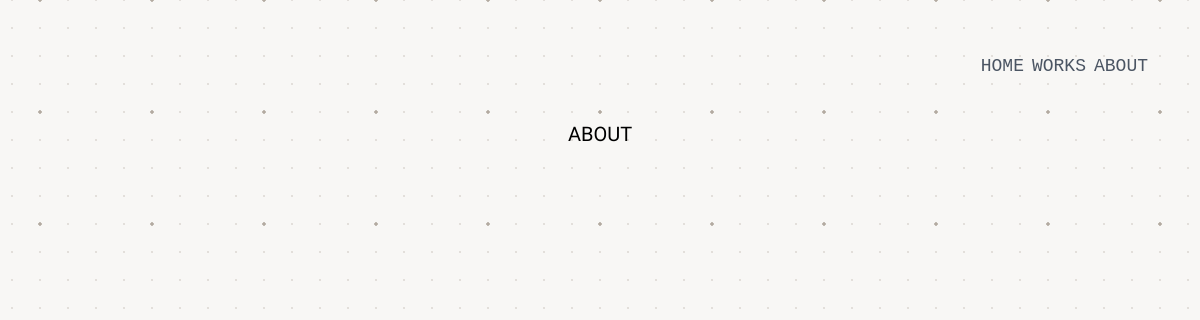
Before: /about with the older database file.
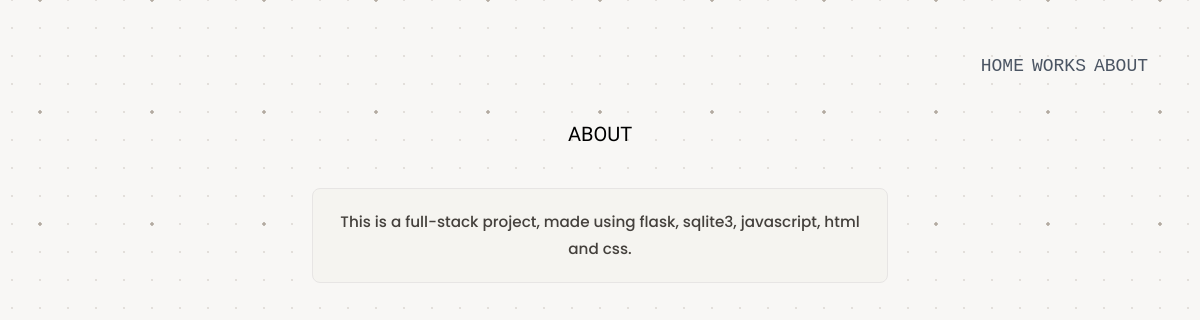
After: the same page with the newer database file.
### tables this page shows
CREATE TABLE project_contents
    (id INTEGER PRIMARY KEY AUTOINCREMENT UNIQUE NOT NULL,
    type TEXT NOT NULL,
    content TEXT NOT NULL,
    sort_order INTEGER,
    project_id INTEGER, alt TEXT,
    FOREIGN KEY(project_id) REFERENCES projects(id));

### blueprints/public.py (the view)
@public.route("/about")
def about():
    id = db.execute("SELECT id FROM projects WHERE title='About'")
    content = db.execute("SELECT * FROM project_contents WHERE project_id=?", id[0]["id"])
    content.sort(key=lambda x:x["sort_order"])
    return render_template("about.html", content=content)

### database.py (called while the page is built)
    def execute(self, query, *args):
        with self.engine.begin() as connection:
            params = {str(i): arg for i, arg in enumerate(args)}
            prepared = query
            for i in range(len(args)):
                prepared = prepared.replace("?", f":{i}", 1)
            result = connection.execute(text(prepared), params)
            if result.returns_rows:
                return [dict(row._mapping) for row in result.all()]
            query_upper = query.strip().upper()
            if query_upper.startswith("INSERT"):
                res = connection.execute(text("SELECT last_insert_rowid()"))
                return res.scalar()
            return result.rowcount

### templates/about.html (shortened to what this page needs)
{% extends "layout.html" %}
{% block main %}
{% if session["user_id"] %}
        <script>
        document.addEventListener("DOMContentLoaded", function(){
             let text = document.getElementById("textInput")
            let image = document.getElementById("imageInput")
            text.style.display = "none"
            image.style.display = "none"
            const radios = document.querySelectorAll('[name="type"]')
            radios.forEach(button    => {
                button.addEventListener("change", function() {
                    if (this.value === "image")
                        {
                            text.style.display ="none"
                            image.style.display ="block"
                        }
                    else{
                        image.style.display ="none"
                        text.style.display="block"
                    }
                })
            }); });
    </script>
    <h1 class="text-xl font-medium text-center mb-10">ABOUT</h1>
    <form action="/admin/about" method="post" enctype="multipart/form-data">
            <div id="radio-inputs">
            <input type="radio" name="type" value="image"> Image
            <input type="radio" name="type" value="text"> Text
            </div>
            <div id="inputs">
            <input type="file" name="imageInput" id="imageInput">
            <input type="text" name="text" placeholder="Text" id="textInput" autocomplete="off">
            <input type="number" name="order" placeholder="order">
            </div>
            <button type="submit"> Add</button>
        </form>
           {% for row in content %}
   <div class="text-center">
    <form action="/admin/about/delete" method="post">
        <input type="hidden" name="content" value="{{row['content']}}">
        {% if row["type"] == "image" %}
            <img src="/{{row['content']}}">
        {% else%}
            <div class="text-card">
                <p>{{row['content'] }}</p>
            </div>
            >
        {% endif %}
        <button type="submit">Delete</button
    </form>
    </div>
    {% endfor %}
{% else %}
        <div class="text-center">
    <h1 class="text-xl font-medium text-center mb-10">ABOUT</h1>
    {% for row in content %}
    {% if row["type"] == "image" %}
        <img src="/{{row['content']}}">
    {% else%}
        <div class="text-card">
        <p>{{row['content'] }}</p>
        </div>
    {% endif %}
    {% endfor %}
{% endif %}
</div>
{% endblock %}

### templates/layout.html (shortened to what this page needs)
<!DOCTYPE html>
<html lang="en">
   <head>
      <link href="/static/styles.css" rel="stylesheet">
      <link href="/static/admin.css" rel="stylesheet">
      <link href="/static/projects.css" rel="stylesheet">
      <script src="https://cdn.tailwindcss.com"></script>
   </head>
   <body class="m-4 md:m-8 lg:m-12">
      <nav class="sticky top-0 z-[999] ">
         {% if session["user_id"] %}
         <div class="flex flex-row items-end space-x-0 md:space-x-0 space-y-0 font-mono text-xs lg:text-lg font-medium mb-20">
            <a class="inline-flex px-1 pt-1 transition-colors duration-200 relative z-[100] text-gray-600 hover:text-blue-400" href="/">HOME</a>
            <a class="inline-flex px-1 pt-1 transition-colors duration-200 relative z-[100] text-gray-600 hover:text-blue-400" href="/works">WORKS</a>
            <a class="inline-flex px-1 pt-1 transition-colors duration-200 relative z-[100] text-gray-600 hover:text-blue-800" href="/about">ABOUT</a>
            <a class="nav-link" href="/logout">Log Out</a>
         </div>
         {% else %}
         <div class="flex flex-row justify-end space-x-0 md:space-x-0 space-y-0 font-mono text-xs lg:text-lg font-medium mb-10 z-[999]">
            <a class="inline-flex px-1 pt-1 transition-colors duration-200 relative z-[100] text-gray-600 hover:text-blue-600" href="/">HOME</a>
            <a class="inline-flex px-1 pt-1 transition-colors duration-200 relative z-[100] text-gray-600 hover:text-blue-600" href="/works">WORKS</a>
            <a class="inline-flex px-1 pt-1 transition-colors duration-200 relative z-[100] text-gray-600 hover:text-blue-600" href="/about">ABOUT</a>
         </div>
         {% endif %}
      </nav>
      {%block main%} {% endblock %}
   </body>
</html>

### static/styles.css (style rules this page uses)
h1,h2,h3,h4,h5 { font-family: "MuseoModerno", sans-serif; font-optical-sizing: auto; font-weight: 400; font-style: normal; }
p { font-family: "Poppins", sans-serif; font-weight: 500; font-style: normal; }
body { margin: 0; height: 100vh; background-color: #f8f7f5; background-image: radial-gradient(circle, rgba(80,60,40,.32) 1.6px, transparent 1.6px), radial-gradient(circle, rgba(80,60,40,.13) 1.2px, transparent 1.2px); background-size: 112px 112px, 28px 28px; background-position: center center, center center; }
.relative { break-inside: avoid; }

### static/projects.css (style rules this page uses)
.text-card { background: #f5f4f0; border: 1px solid #e7e5e4; border-radius: 0.5rem; padding: 1.25rem 1.5rem; font-size: 0.95rem; line-height: 1.75; color: #44403c; display: inline-block; max-width: 36rem; }

Changed rows visible on the page:
added project_contents: content "This is a full-stack project, made using flask, sqlite3, javascript, html and css."
